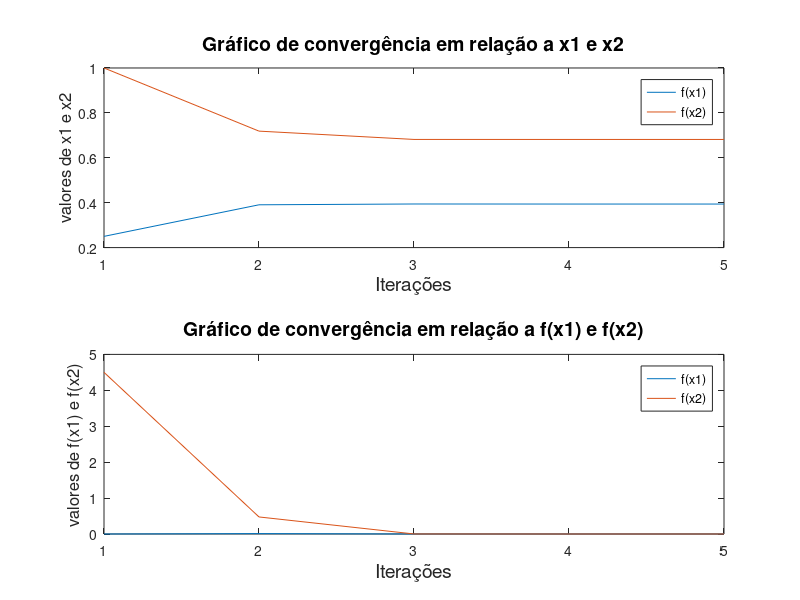
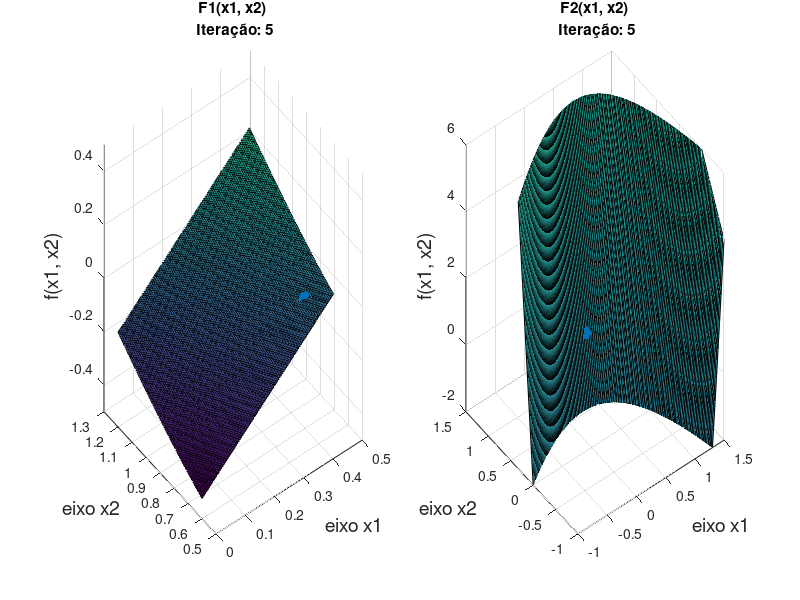

These charts were generated, in order, by the following MATLAB code:
function lista2()
  xi = [1; 1];
  maxIt = 10;
  tolerance = 10e-5;

  xIterations = zeros(2, maxIt); %Aqui fica x1 e x2
  fxIterations = zeros(2, maxIt); %Aqui fica f(x1) e f(x2)

  %Aqui são executadas as iterações
  for it = 1 : 1: maxIt
    %Retorno do metodo Newton-Raphson
    xi_plus_1 = xi - inv(fLinha(xi(1), xi(2)))*f(xi(1), xi(2));

    %Preenchimento dos vetores
    xIterations(:, it) = [xi_plus_1(1) xi_plus_1(2)];
    fxIterations(:, it) = [f(xi_plus_1(1), xi_plus_1(2))];

    if (max(abs(xi_plus_1 - xi)) <= tolerance)
      %Aqui os vetores são truncados
      xIterations = xIterations(:,1:it);
      fxIterations = fxIterations(:, 1:it);
      break;
    endif

    xi = xi_plus_1;
  endfor

  plota_graficos_convergencia(xIterations, fxIterations);

  plota_grafico_animado(xIterations, fxIterations)
endfunction

function y = f(x1, x2)
  y = zeros(2, 1);
  y(1) = f1(x1, x2);
  y(2) = f2(x1, x2);

endfunction

function y = f1(x1, x2)
  y = x1 + x2 - sqrt(x2) - 0.25;
endfunction

function y = f2(x1, x2)
  y = 8.*x1.^2 + 16.*x2 - 8.*x1.*x2 -10;
endfunction

function y = fLinha(x1, x2)
  y = [1, 1 - 1/(2*sqrt(x2)); 16.*x1 - 8.*x2, 16 - 8.*x1];
endfunction

function plota_graficos_convergencia(xIterations, fxIterations)
  nIteracoes = size(xIterations, 2);

  %Eixo x que será usado na plotagem dos 2 gráficos
  xValues = linspace(1, nIteracoes, nIteracoes);

  % Crie uma figura com uma largura maior para acomodar os subplots
  fig = figure(1);
  %set(fig, 'Position', [0, 0, 400, 800]); % Largura e altura aumentadas

  % Use subplot com uma matriz de layout para controlar a proporção horizontal
  % 2 linhas e 1 coluna (2 subplots na vertical)
  subplot(2, 1, 1);
  plot(xValues, xIterations(1, :), 'DisplayName', 'x1');
  hold on;
  plot(xValues, xIterations(2, :), 'DisplayName', 'x2');
  xlabel('Iterações', 'FontSize', 14);
  ylabel('valores de x1 e x2', 'FontSize', 12);
  legend('f(x1)', 'f(x2)');
  title('Gráfico de convergência em relação a x1 e x2', 'FontSize', 14);

  subplot(2, 1, 2);
  plot(xValues, fxIterations(1, :), 'DisplayName', 'f(x1)');
  hold on;
  plot(xValues, fxIterations(2, :), 'DisplayName', 'f(x2)');
  xlabel('Iterações', 'FontSize', 14);
  ylabel('valores de f(x1) e f(x2)', 'FontSize', 12);
  legend('f(x1)', 'f(x2)');
  title('Gráfico de convergência em relação a f(x1) e f(x2)', 'FontSize', 14);
endfunction

function plota_grafico_animado(xIterations, fxIterations)
  %Valores a serem plotados
  x1 = xIterations(1, :); %Valores de x1
  x2 = xIterations(2, :); %Valores de x2


  janela = figure(2); % Crie uma nova figura
  title('Gráficos Animados');


  %plotagem da primeira superfície
  subplot(1, 2, 1);
  xAxisValues = linspace(0 , 0.45, 100);
  yAxisValues = linspace(0.6 , 1.2, 100);
  [X1, X2] = meshgrid(xAxisValues, yAxisValues); %Grade para a plotagem
  Z1 = f1(X1, X2); %Valores de Z para a plotagem do segundo gráfico
  fig1 = surf(X1, X2, Z1); %plot da superfície
  t1 = title('');
  xlabel('eixo x1', 'FontSize', 14);
  ylabel('eixo x2', 'FontSize', 14);
  zlabel('f(x1, x2)', 'FontSize', 14);
  hold on;
  zlim([-0.5, 0.5]);
  bolinha1 = scatter3(x1(1), x2(2), f1(x1(1), x2(1)), 100, 'filled', 'r');
  hold off;


  %plotagem da segunda superfície
  subplot(1, 2, 2);
  xAxisValues = linspace(-1, 1.5, 100);
  yAxisValues = linspace(-1, 1.5, 100);
  [X1, X2] = meshgrid(xAxisValues, yAxisValues); %Grade para a plotagem
  Z2 = f2(X1, X2); %Valores de Z para a plotagem do segundo gráfico
  fig2 = surf(X1, X2, Z2);

  zlim([-2, 6]);
  t2 = title('');
  xlabel('eixo x1', 'FontSize', 14);
  ylabel('eixo x2', 'FontSize', 14);
  zlabel('f(x1, x2)', 'FontSize', 14);
  hold on;
  bolinha2 = scatter3(x1(1), x2(2), f2(x1(1), x2(1)), 100, 'filled', 'r');
  hold off;

  for i = 1 : length(x1)
    %atualize bolinha1
    newZ1Value = f1(x1(i), x2(i));
    set(bolinha1, 'xData', x1(i), 'yData', x2(i), 'zData', newZ1Value);
    set(t1, 'String', sprintf('F1(x1, x2)\n Iteração: %d', i));

    %atualize bolinha2
    newZ2Value = f2(x1(i), x2(i));
    set(bolinha2, 'xData', x1(i), 'yData', x2(i), 'zData', newZ2Value);
    set(t2, 'String', sprintf('F2(x1, x2)\n Iteração: %d', i));

    pause(1);
  endfor
endfunction
